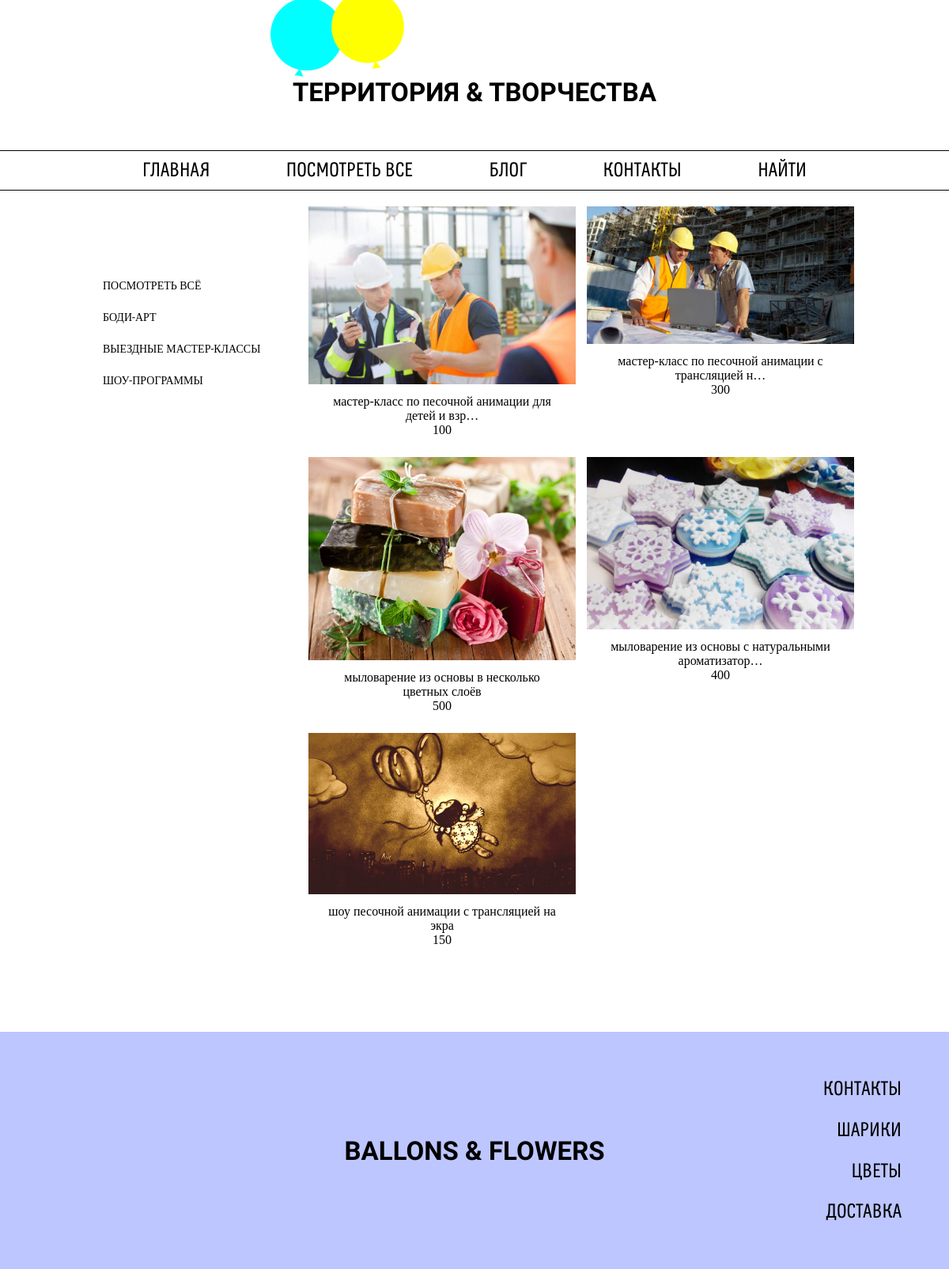
Page /catalog/ on the committed database.
### creativity_app/models.py (models this page shows, shortened)
class Category(models.Model):
    name = models.CharField(max_length=100, db_index=True, unique=True, verbose_name='Название категории')
    slug = models.SlugField(max_length=250, db_index=True)
    class Meta:
        ordering = ['name']
        verbose_name = 'Категория'
        verbose_name_plural = 'Категории'

class Creativity(models.Model):
    subcategory = models.ForeignKey('SubCategory', related_name='creativity', verbose_name='Подкатегория')
    name = models.CharField(max_length=250, unique=True, verbose_name='Название творчества')
    main_photo = models.ImageField(upload_to='media/images/creativity/', verbose_name='Основное фото')
    text = models.TextField(verbose_name='Описание')
    create = models.DateTimeField(default=timezone.now)
    price = models.IntegerField(default=0)
    class Meta:
        ordering = ['name']
        verbose_name = 'Творчество'
        verbose_name_plural = 'Творчество'

### creativity_app/views.py (the view)
# urls.py: url(r'^catalog/$', views.creativity_catalog, name="MainPage"),
def creativity_catalog(request, subcategory_slug=None):
    subcategory = None
    galka = None
    category = Category.objects.all()
    creativities = Creativity.objects.all()
    if subcategory_slug:
        galka = True
        subcategory = get_object_or_404(SubCategory, slug=subcategory_slug)
        creativities = creativities.filter(subcategory=subcategory)
    return render(request, 'creativity_app/balloons.html', {
        'subcategory': subcategory,
        'category': category,
        'creativities': creativities,
        'galka': galka,
    })

### creativity_app/templates/creativity_app/balloons.html (shortened to what this page needs)
{% load staticfiles %}
<!DOCTYPE html>
<html lang="en">
<head>
	<link rel="stylesheet" href="{% static 'css/reset.css'%}">
	<link rel="stylesheet" href="{% static 'css/styles.css' %}">
	<link rel="stylesheet" href="{% static 'css/balloons.css' %}">
</head>
<body>
	<header>
		<h1><a href="#">ТЕРРИТОРИЯ & ТВОРЧЕСТВА</a></h1>
		<nav>
			<ul>
                <li><a href="{% url "creativity_app:HomePage" %}">Главная</a></li>
				<li><a href="{% url "creativity_app:MainPage" %}">Посмотреть все</a></li>
				<li><a href="#">Блог</a></li>
				<li><a href="#">Контакты</a></li>
				<li><a href="#">Найти</a></li>
			</ul>
		</nav>
		<img src="img/header/header-ballons.png" alt="">
	</header>
	<div class="container">
		<aside>
			<ul class="ballons_filter_list">
                <li>
                    <a href="{% url "creativity_app:MainPage" %}">Посмотреть всё</a>
                </li>
				{% for cat in category %}
                    <li>
					<a href="#">{{ cat.name }}</a>
				    </li>
                {% endfor %}
			</ul>
		</aside>
		<main>
			<section class="items_rows">
				{% for creative in creativities %}
                    <div>
					<a href="{% url "creativity_app:CreativityPage" pk=creative.pk slug=creative.subcategory.slug %}">
						<img src="{{ creative.main_photo.url }}" alt="{{ creative.name }}">
						<div>
							<div>{{ creative.name|truncatechars:50 }}</div>
							<div>{{ creative.price }}</div>
						</div>
					</a>
				</div>
                {% endfor %}
			</section>
		</main>
	</div>
	<footer>
		<h1><a href="#">ballons & flowers</a></h1>
		<nav>
			<ul>
				<li><a href="#">Контакты</a></li>
				<li><a href="#">Шарики</a></li>
				<li><a href="#">Цветы</a></li>
				<li><a href="#">Доставка</a></li>
			</ul>
		</nav>
	</footer>
</body>
</html>

### creativity_app/static/css/styles.css (style rules this page uses)
* { box-sizing: border-box !important; }
body { background-color: #fff; }
h1 { text-align: center; text-transform: uppercase; font-weight: 700; font-size: 33px; font-family: "Raleway", sans-serif; }
h1 a { text-decoration: none; color: #000; }
header { display: flex; flex-wrap: wrap; flex-flow: column; position: relative; }
header h1 { margin-top: 100px; }
header nav { border-top: 1px solid #000; border-bottom: 1px solid #000; padding: 12px 0; margin-top: 57px; }
header nav ul { display: flex; width: 70%; margin: 0 auto; justify-content: space-between; }
header nav ul li { display: inline-block; }
header img { position: absolute; top: 0; left: 28.5%; }
.container, footer { padding: 0 5%; display: flex; flex-wrap: wrap; }
.items_rows { display: flex; border-top: 1px solid black; flex-wrap: wrap; justify-content: space-between; margin-bottom: 82px; }
.items_rows > div { width: 23.5%; position: relative; }
.items_rows > div:after { content: ""; background-color: #000; width: 80%; height: 1px; position: absolute; bottom: -10px; left: 10%; transform: scaleX(0); transition: transform 0.3s ease-in-out; }
.items_rows > div a { display: block; color: #000; text-decoration: none; transition: all 0.3s ease; }
.items_rows > div a img { width: 100%; }
.items_rows > div a > div { width: 90%; margin: 10px auto 0; font: 18px "Merriweather"; text-align: center; }
footer { display: flex; justify-content: center; align-items: center; min-height: 300px; background-color: #bdc6ff; position: relative; }
footer nav { height: 60%; position: absolute; right: 5%; text-align: right; }
footer nav ul { display: flex; height: 100%; flex-flow: column; justify-content: space-between; }
footer nav ul li { display: block; }
nav li a { font-size: 25px; font-family: Boblic; text-transform: uppercase; text-decoration: none; color: #000; transition: all 0.3s ease; }

### creativity_app/static/css/balloons.css (style rules this page uses)
.container { width: 80%; margin: 20px auto 0; padding: 0; }
main { width: 75%; padding-left: 30px; }
.items_rows { border-top: none; }
.items_rows > div { margin-bottom: 25px; width: 49%; }
.items_rows > div a > div { font-size: 16px; }
aside { width: 25%; }
.ballons_filter_list { margin-top: 80px; }
.ballons_filter_list li { overflow: hidden; }
.ballons_filter_list li a { color: black; display: inline-block; position: relative; list-style-type: none; font: 400 14px "Roboto"; padding: 20px 10px; line-height: 0; transition: all 0.5s ease; text-decoration: none; text-transform: uppercase; }
.ballons_filter_list li a:after { content: ""; border-left: 1em solid transparent; border-top: 20px solid transparent; border-bottom: 20px solid transparent; width: 0; height: 0; position: absolute; right: -1em; top: 0; transition: all 0.5s ease; }

### rows in the picture
Category: name "БОДИ-АРТ"
Category: name "ВЫЕЗДНЫЕ МАСТЕР-КЛАССЫ"
Category: name "ШОУ-ПРОГРАММЫ"
Creativity: main_photo (picture), name "мастер-класс по песочной анимации для детей и взр…", price "100"
Creativity: main_photo (picture), name "мастер-класс по песочной анимации с трансляцией н…", price "300"
Creativity: main_photo (picture), name "мыловарение из основы в несколько цветных слоёв", price "500"
Creativity: main_photo (picture), name "мыловарение из основы с натуральными ароматизатор…", price "400"
Creativity: main_photo (picture), name "шоу песочной анимации с трансляцией на экра", price "150"
